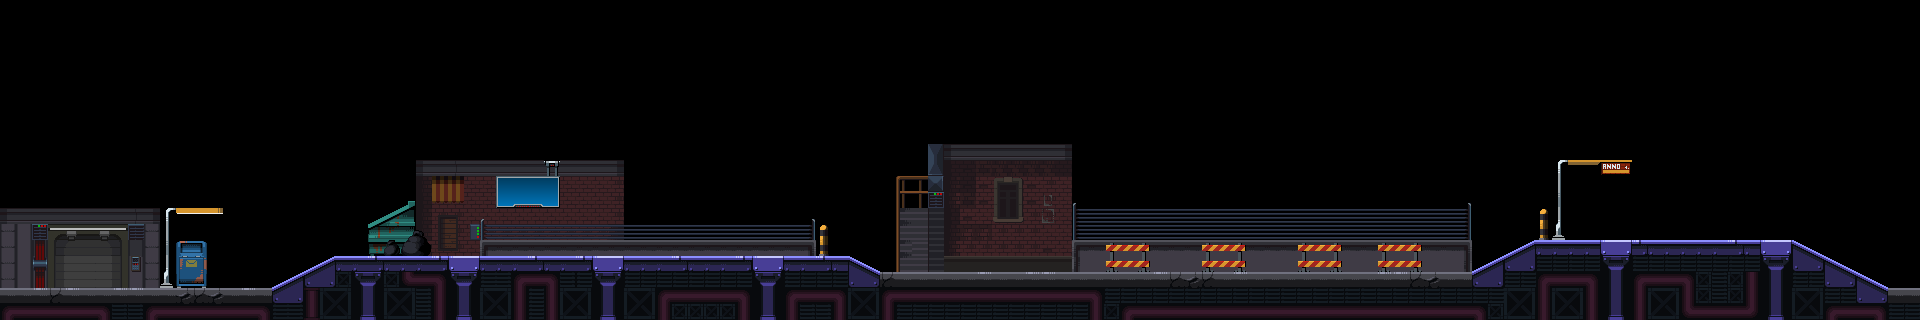

Below is a game level as drawn by its tile map, then a one-line description and the .tmx that defines it (tile-layer data replaced by summaries):
An orthogonal 120x20 tile map with 16x16 px tiles, 5 tile layers (Road Layer, Building Layer 2, Building Layer, Clutter Layer, ...), 3 tilesets.

<map version="1.10" tiledversion="1.10.2" orientation="orthogonal" renderorder="right-down" width="120" height="20" tilewidth="16" tileheight="16" infinite="0" nextlayerid="7" nextobjectid="1">
 <editorsettings>
  <export target="level1.json" format="json" />
 </editorsettings>
 <tileset firstgid="1" name="Tiles" tilewidth="16" tileheight="16" tilecount="54" columns="6">
  <image source="../public/assets/tilemaps/Tiles.png" trans="ff00ff" width="96" height="144" />
 </tileset>
 <tileset firstgid="55" name="Buildings" tilewidth="16" tileheight="16" tilecount="375" columns="25">
  <image source="../public/assets/tilemaps/Buildings.png" trans="ff00ff" width="400" height="240" />
 </tileset>
 <tileset firstgid="430" name="Props" tilewidth="16" tileheight="16" tilecount="112" columns="8">
  <image source="../public/assets/tilemaps/Props-01.png" trans="ff00ff" width="128" height="224" />
 </tileset>
 <layer id="1" name="Road Layer" width="120" height="20">
  <data>[2400 cells, 421 non-empty, 39 distinct tile ids]</data>
 </layer>
 <layer id="4" name="Building Layer 2" width="120" height="20">
  <data>[2400 cells, 120 non-empty, 20 distinct tile ids]</data>
 </layer>
 <layer id="2" name="Building Layer" width="120" height="20">
  <data>[2400 cells, 267 non-empty, 84 distinct tile ids]</data>
 </layer>
 <layer id="3" name="Clutter Layer" width="120" height="20">
  <data>[2400 cells, 61 non-empty, 36 distinct tile ids]</data>
 </layer>
 <layer id="6" name="Clutter Layer 2" width="120" height="20">
  <data>[2400 cells, 5 non-empty, 5 distinct tile ids]</data>
 </layer>
</map>
